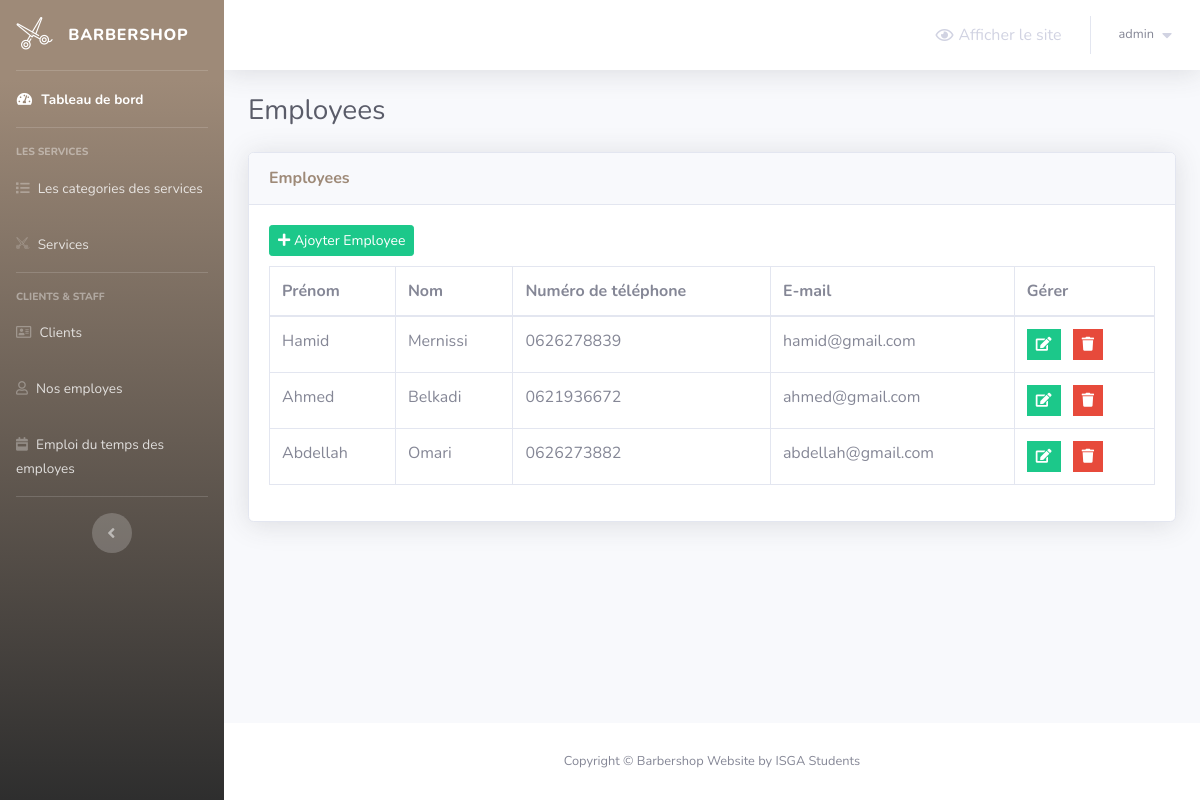
Screenshot of /barber-admin/employees.php (signed in) with the database file from the repository.
### tables this page shows
CREATE TABLE IF NOT EXISTS `employees` (
  `employee_id` int NOT NULL AUTO_INCREMENT,
  `first_name` varchar(20) NOT NULL,
  `last_name` varchar(20) NOT NULL,
  `phone_number` varchar(30) NOT NULL,
  `email` varchar(50) NOT NULL,
  PRIMARY KEY (`employee_id`)
);

### barber-admin/employees.php (the view, shortened to what this page needs)
<?php
    include 'Includes/templates/header.php';
    if(isset($_SESSION['username_barbershop_Xw211qAAsq4']) && isset($_SESSION['password_barbershop_Xw211qAAsq4']))
    {
?>
        <div class="container-fluid">
            <div class="d-sm-flex align-items-center justify-content-between mb-4">
                <h1 class="h3 mb-0 text-gray-800">Employees</h1>
            </div>
            <?php
                $do = '';
                if(isset($_GET['do']) && in_array($_GET['do'], array('Add','Edit')))
                {
                    $do = htmlspecialchars($_GET['do']);
                }
                else
                {
                    $do = 'Manage';
                }
                if($do == 'Manage')
                {
                    $stmt = $con->prepare("SELECT * FROM employees");
                    $stmt->execute();
                    $rows_employees = $stmt->fetchAll();
                    ?>
                        <div class="card shadow mb-4">
                            <div class="card-header py-3">
                                <h6 class="m-0 font-weight-bold text-primary">Employees</h6>
                            </div>
                            <div class="card-body">
                                <a href="employees.php?do=Add" class="btn btn-success btn-sm" style="margin-bottom: 10px;">
                                    <i class="fa fa-plus"></i>
                                    Ajoyter Employee
                                </a>
                                <div class="table-responsive">
                                    <table class="table table-bordered">
                                    <thead>
    <tr>
        <th scope="col">Prénom</th>
        <th scope="col">Nom</th>
        <th scope="col">Numéro de téléphone</th>
        <th scope="col">E-mail</th>
        <th scope="col">Gérer</th>
    </tr>
</thead>
                                        <tbody>
                                            <?php
                                                foreach($rows_employees as $employee)
                                                {
                                                    echo "<tr>";
                                                        echo "<td>";
                                                            echo $employee['first_name'];
                                                        echo "</td>";
                                                        echo "<td>";
                                                            echo $employee['last_name'];
                                                        echo "</td>";
                                                        echo "<td>";
                                                            echo $employee['phone_number'];
                                                        echo "</td>";
                                                        echo "<td>";
                                                            echo $employee['email'];
                                                        echo "</td>";
                                                        echo "<td>";
                                                            $delete_data = "delete_employee_".$employee["employee_id"];
                                                    ?>
                                                        <ul class="list-inline m-0">
                                                            <li class="list-inline-item" data-toggle="tooltip" title="Edit">
                                                                <button class="btn btn-success btn-sm rounded-0">
                                                                    <a href="employees.php?do=Edit&employee_id=<?php echo $employee['employee_id']; ?>" style="color: white;">
                                                                        <i class="fa fa-edit"></i>
                                                                    </a>
                                                                </button>
                                                            </li>
                                                            <li class="list-inline-item" data-toggle="tooltip" title="Delete">
                                                                <button class="btn btn-danger btn-sm rounded-0" type="button" data-toggle="modal" data-target="#<?php echo $delete_data; ?>" data-placement="top"><i class="fa fa-trash"></i></button>
                                                            </li>
                                                        </ul>
                                                    <?php
                                                    echo "</td>";
                                                    echo "</tr>";
                                                }
                                            ?>
                                        </tbody>
                                    </table>
                                </div>
                            </div>
                        </div>
                    <?php
                }
            ?>
        </div>
<?php
        include 'Includes/templates/footer.php';
    }
    else
    {
        header('Location: login.php');
        exit();
    }
?>

### rows the page displays
employees: first_name "Hamid", last_name "Mernissi", phone_number "0626278839", email "hamid@gmail.com"
employees: first_name "Ahmed", last_name "Belkadi", phone_number "0621936672", email "ahmed@gmail.com"
employees: first_name "Abdellah", last_name "Omari", phone_number "0626273882", email "abdellah@gmail.com"

### other values shown
$_SESSION['username_barbershop_Xw211qAAsq4'] "admin"
